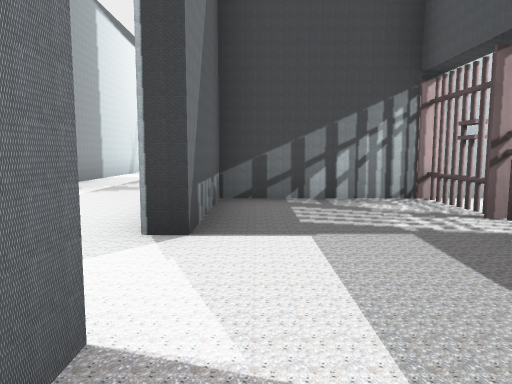
[1] (above)

24 first-person views from a walk through a Godot game level. The camera is 1.2 m above the floor, tilts 6° down and sees 70° across. The floor is counted in squares, 2 m on a side. Each view is taken from the middle of a square. On the plan, view 1 faces up. The plan holds only what a view shows up to about 10 squares ahead; the rest is blank. The place goes on beyond the plan. Flat picture figures and markers are left out. Characters and animated objects are not drawn.

[2]
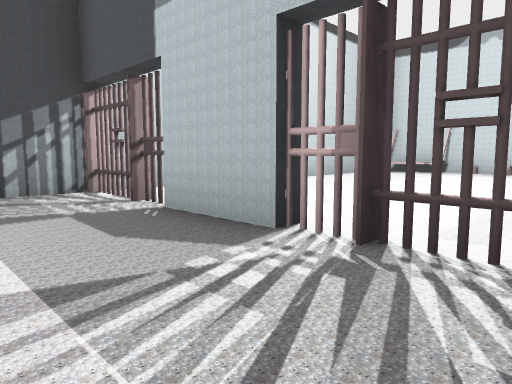

[3]
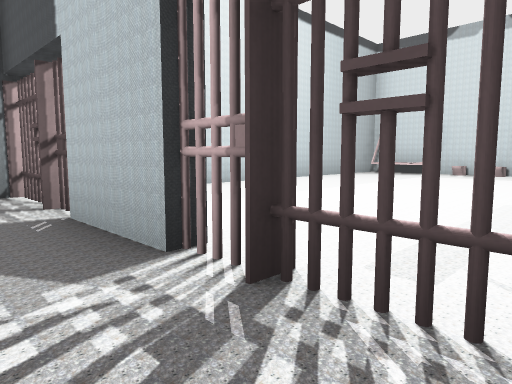

[4]
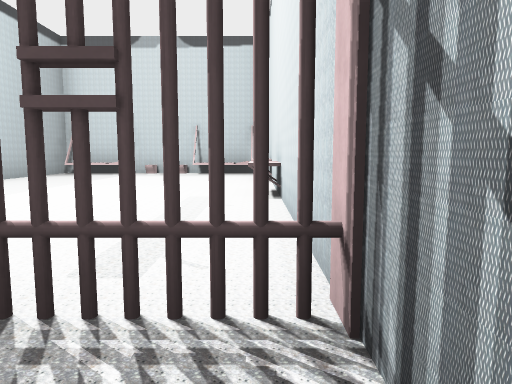

[5]
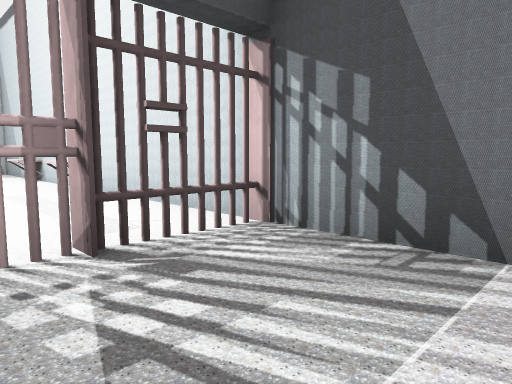

[6]
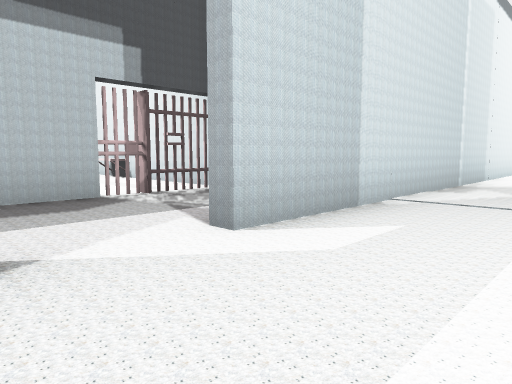

[7]
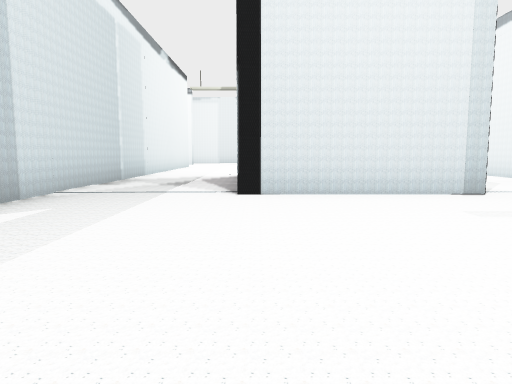

[8]
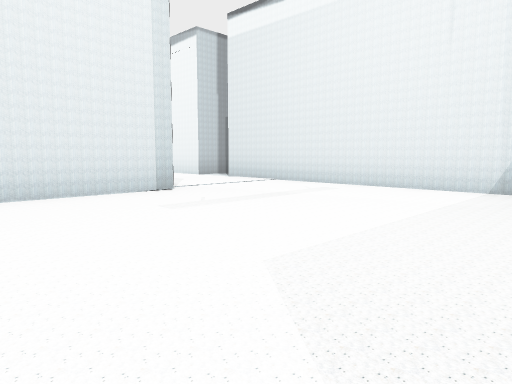

[9]
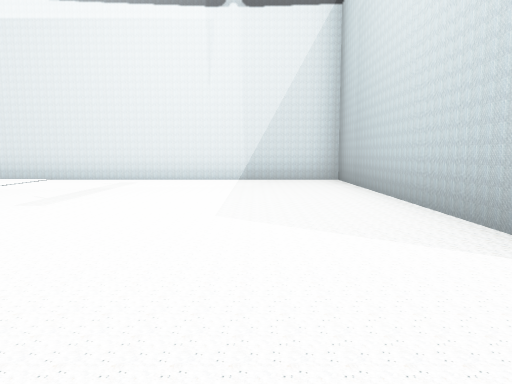

[10]
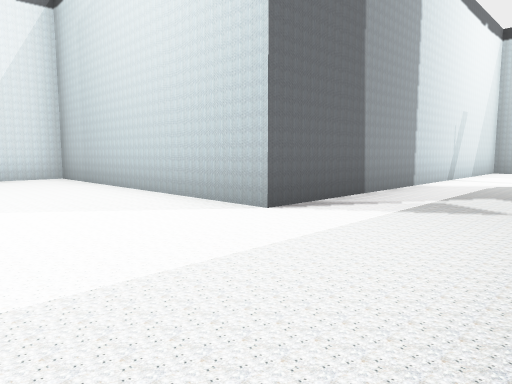

[11]
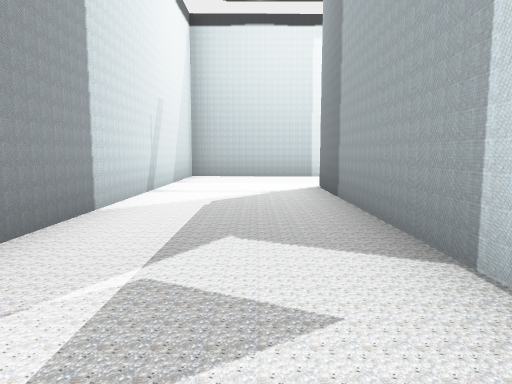

[12]
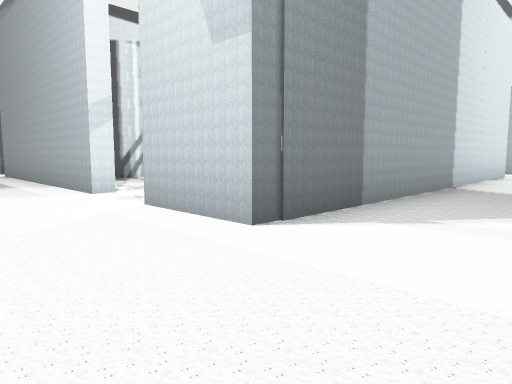

[13]
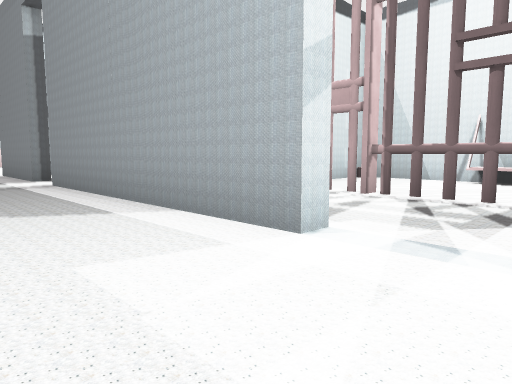

[14]
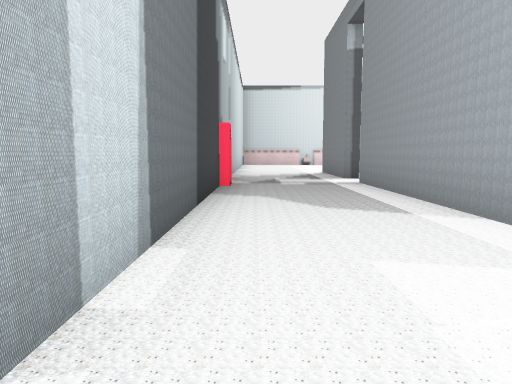

[15]
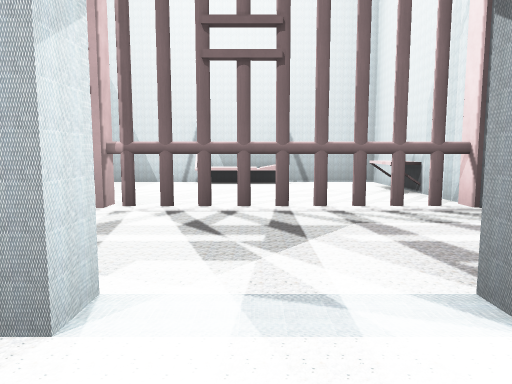

[16]
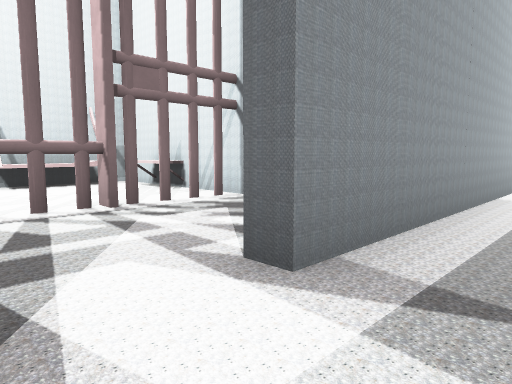

[17]
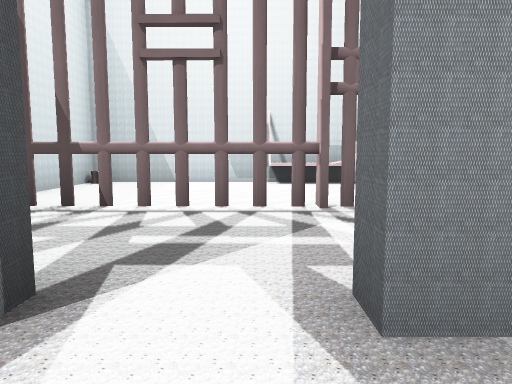

[18]
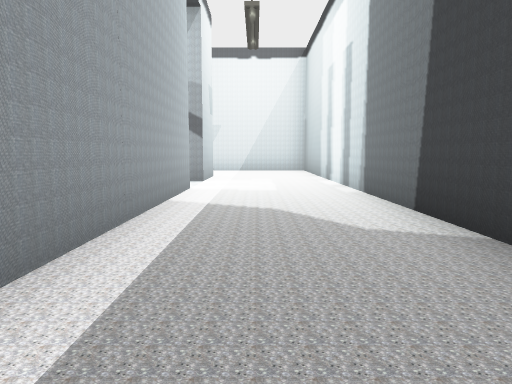

[19]
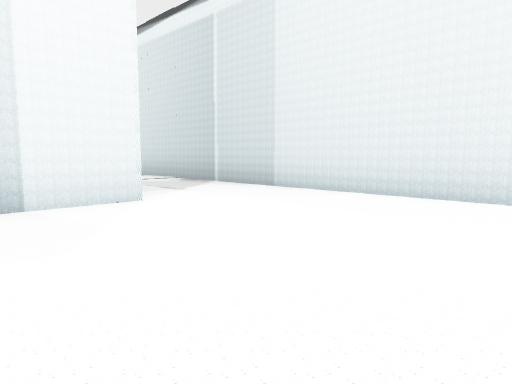

[20]
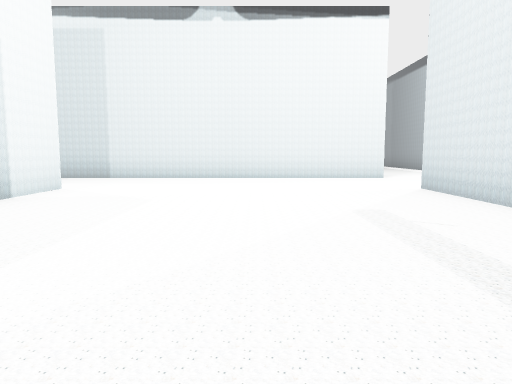

[21]
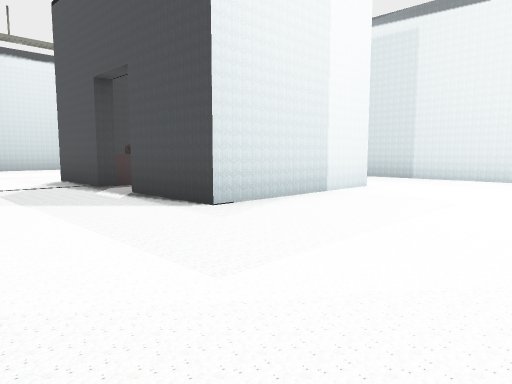

[22]
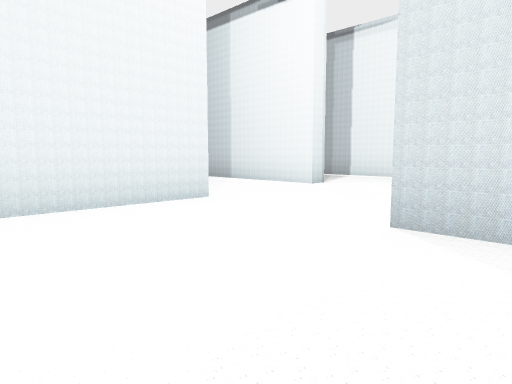

[23]
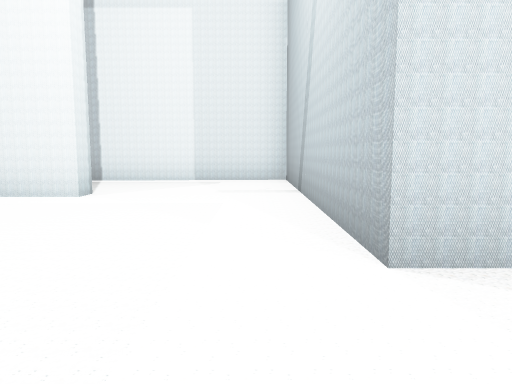

[24]
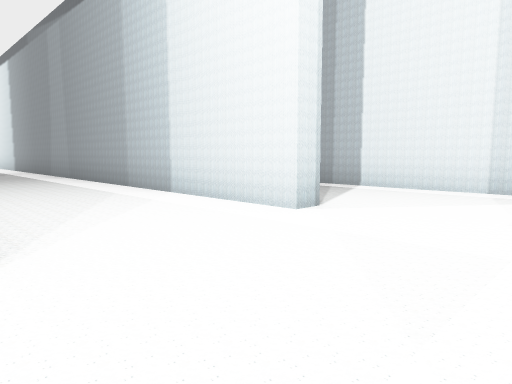

### Floor plan
Ten units are one square. View 1 is at (0, 0); x grows to the right and y downward. Boxes are objects, and circles mark ways between rooms. Rooms are numbered by the first view taken in them; rooms with no view inside come last. Other rooms are left out.
<svg viewBox="-108 -160 242 359">
<path fill="none" stroke="#000" d="M22 -31 24 -48M-5 -11 -5 -6M24 -33 22 -47M23 -2 24 -10M22 -1 24 -10M24 -38 22 -42M25 -1 21 -8M25 -39 22 -48M24 7 21 3M22 8 25 -1M24 9 21 -2 25 -8M4 13 29 13M24 12 22 8 24 3M22 13 23 -3 21 -9M24 13 21 -10M22 14 22 -50M36 -49 -5 -49 -5 -27M-36 67 -74 67 -74 46M-66 34 -74 34 -74 13 -36 13M-5 -27 -8 -27 -8 -119 11 -119 11 -114M-8 132 -8 -11M-103 50 -103 61M-60 129 -37 129 -37 194 15 194M-5 166 -5 161 81 161M27 -114 27 -119 86 -119 86 -114M99 -114 99 -119 129 -119M74 -147 -37 -147 -37 -49 -103 -49 -103 34M105 -49 54 -49M29 13 119 13M124 -10 124 -15M17 -90 27 -87M16 -90 37 -87M20 -88 26 -90M30 -89 37 -86M29 -88 35 -90M29 -88 35 -88M12 -87 22 -89M0 -88 4 -87M-1 -89 13 -87M-1 -88 3 -90M-2 -88 4 -89M-5 -88 41 -88M59 -92 59 -101M97 -90 110 -88 116 -90M83 -88 87 -89 94 -87M83 -88 99 -90M79 -89 91 -88 98 -90 109 -87M79 -89 116 -89M106 -88 117 -89"/>
<rect x="75" y="-155" width="10" height="10" fill="#bbb"><title>locker</title></rect>
<circle cx="-10" cy="-20" r="3" fill="#2a7"/>
<circle cx="30" cy="-10" r="3" fill="#2a7"/>
<circle cx="30" cy="-30" r="3" fill="#2a7"/>
<circle cx="20" cy="-110" r="3" fill="#2a7"/>
<circle cx="90" cy="-110" r="3" fill="#2a7"/>
<text x="10" y="-20">1</text>
<text x="-10" y="40">2</text>
<text x="70" y="-20">3</text>
<text x="20" y="-100">4</text>
<text x="90" y="-100">5</text>
</svg>
Room 1 opens to room 2. Room 1 opens to room 3. Room 2 opens to room 4. Room 2 opens to room 5.

Where each view was taken, in squares from view 1:
view 1: 0 up, 0 right, facing up
view 2: 1 down, 0 right, facing up-right
view 3: 1 down, 1 right, facing up-right
view 4: 1 down, 1 right, facing right
view 5: 1 up, 0 right, facing down-right
view 6: 3 up, 3 left, facing down-right
view 7: 4 up, 4 left, facing down
view 8: 4 up, 4 left, facing down-left
view 9: 3 up, 2 left, facing left
view 10: 2 up, 1 left, facing up-left
view 11: 5 up, 2 left, facing up
view 12: 14 up, 3 left, facing down-right
view 13: 14 up, 1 right, facing down-right
view 14: 14 up, 1 right, facing right
view 15: 13 up, 2 right, facing down
view 16: 13 up, 10 right, facing down-left
view 17: 13 up, 9 right, facing down
view 18: 13 up, 9 right, facing left
view 19: 11 down, 6 left, facing up-right
view 20: 10 down, 10 left, facing right
view 21: 10 down, 10 left, facing up-right
view 22: 10 down, 5 left, facing down-right
view 23: 11 down, 3 left, facing down
view 24: 13 down, 3 left, facing down-right
